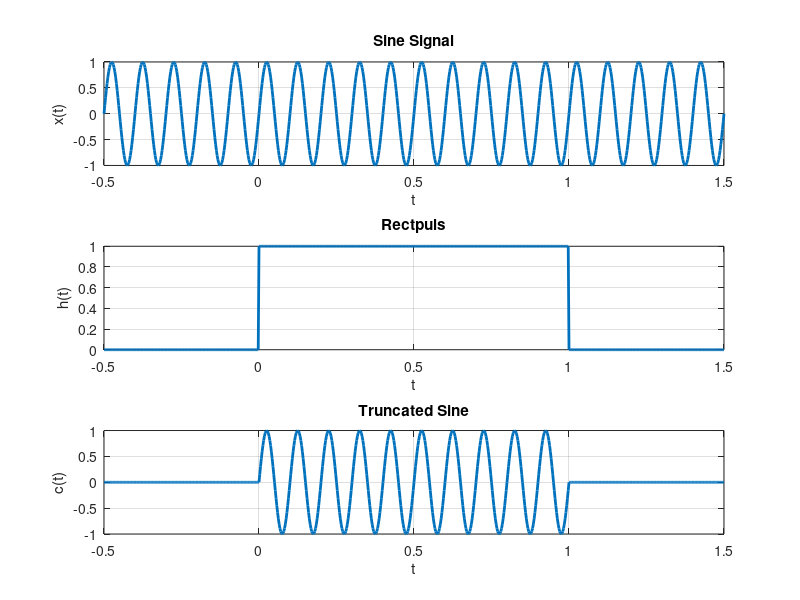

This chart was generated by the following MATLAB code:
fs = 400;                              %sample frequency
Ts = 1/fs;
t= -0.5 : Ts : 1.5;                    %sample   
fc = 10;
x = sin(2*pi*fc*t);                    %Sine signal 
subplot(3,1,1);
plot(t,x,'LineWidth',2)
xlabel('t')
ylabel('x(t)')
grid
title('Sine Signal')                   %rectpuls 
h = rectpuls(t-0.5);                   
subplot(3,1,2);
plot(t,h,'LineWidth',2)              
xlabel('t')
ylabel('h(t)')
grid
title('Rectpuls')
c = x .* h;                            %Truncated Sine
subplot(3,1,3);
plot(t,c,'LineWidth',2) 
grid
title('Truncated Sine')
xlabel('t')
ylabel('c(t)')